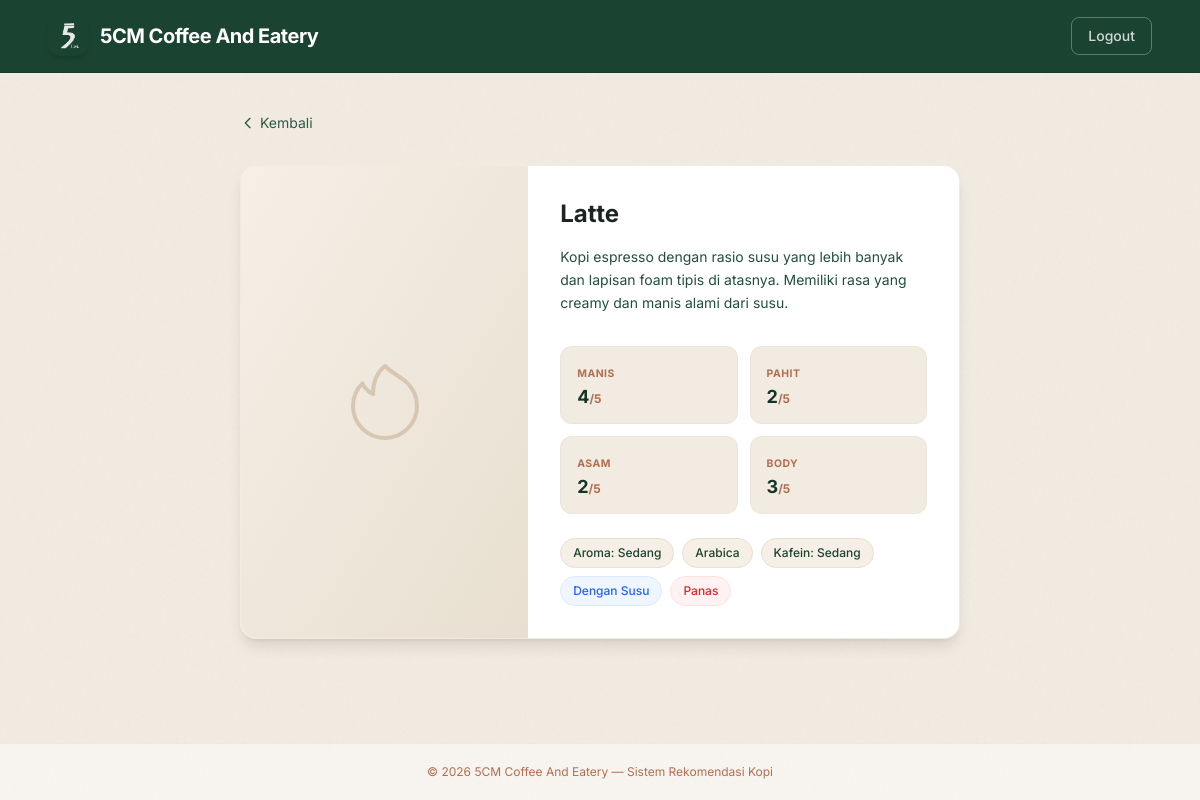
Before: /coffee/1/ (signed in) with the older database file.
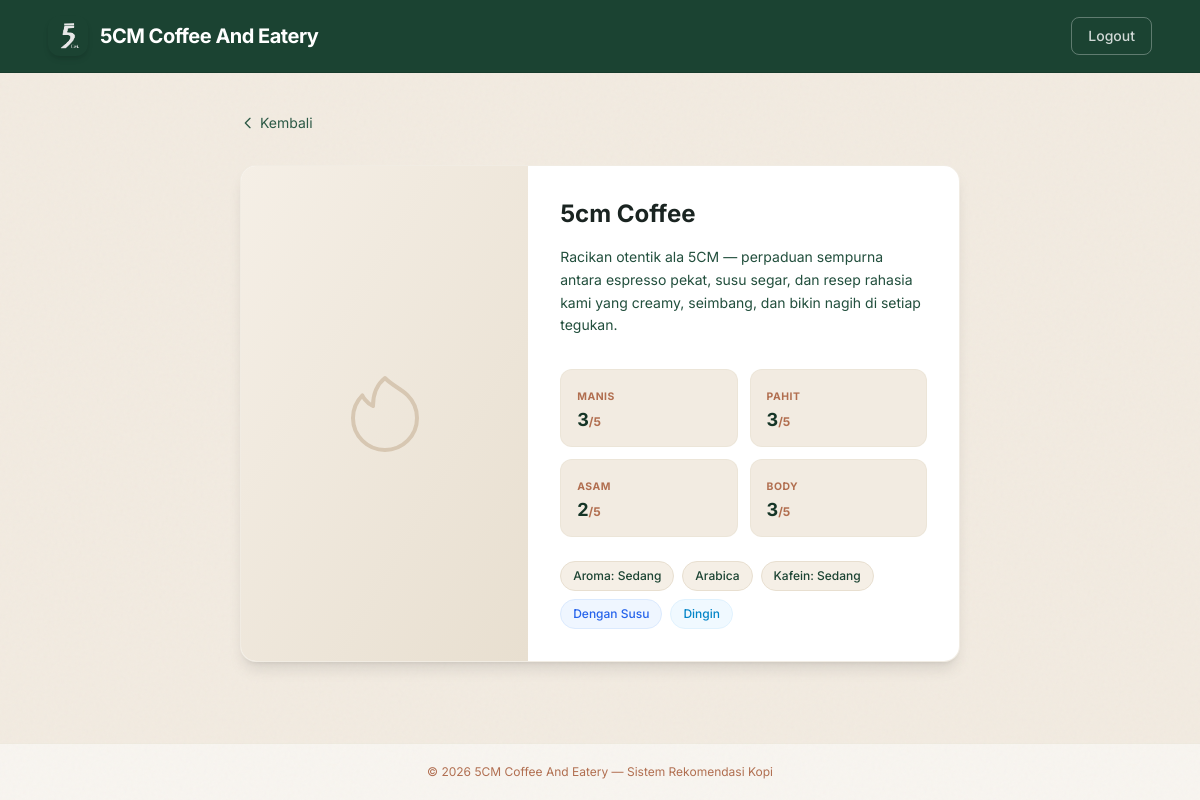
After: the same page with the newer database file.
### recommendation/models.py (models this page shows, shortened)
class MenuKopi(models.Model):
    id_menu = models.AutoField(primary_key=True)
    nama_menu = models.CharField(max_length=100)
    kemanisan = models.IntegerField(help_text="Skala 1-5")
    kepahitan = models.IntegerField(help_text="Skala 1-5")
    keasaman = models.IntegerField(help_text="Skala 1-5")
    body = models.IntegerField(help_text="Skala 1-5")
    aroma = models.IntegerField(help_text="Skala 1-3")
    susu = models.BooleanField(default=False, help_text="0/1")
    suhu = models.BooleanField(default=True, help_text="0=dingin, 1=panas")
    jenis = models.IntegerField(help_text="Kategori")
    kafein = models.IntegerField(help_text="Level")
    description = models.TextField(blank=True, null=True) # Tambahan untuk UI
    image = models.ImageField(upload_to='coffee_images/', blank=True, null=True) # Tambahan untuk UI
    class Meta:
        db_table = 'menu_kopi'
        verbose_name = 'Menu Kopi'
        verbose_name_plural = 'Menu Kopi'

### recommendation/views.py (the view)
# urls.py: path('coffee/<int:pk>/', views.coffee_detail, name='coffee_detail'),
@login_required
def coffee_detail(request, pk):
    menu = get_object_or_404(MenuKopi, pk=pk)
    return render(request, 'recommendation/coffee_detail.html', {'menu': menu})

### recommendation/templates/recommendation/coffee_detail.html (shortened to what the changed rows need)
{% extends 'base.html' %}
{% block content %}
<div class="max-w-3xl mx-auto px-6 py-10 animate-fade-in">
    <div class="bg-white rounded-2xl shadow-lg border border-coffee-100/60 overflow-hidden">
        <div class="flex flex-col md:flex-row">
            <div class="md:w-2/5 aspect-square bg-gradient-to-br from-coffee-50 to-coffee-100 flex items-center justify-center relative overflow-hidden">
                {% if menu.image %}
                    <img src="{{ menu.image.url }}" alt="{{ menu.nama_menu }}" class="w-full h-full object-cover">
                {% else %}
                    <div class="flex flex-col items-center gap-2 text-coffee-200">
                    </div>
                {% endif %}
            </div>
            <div class="md:w-3/5 p-8 flex flex-col justify-center">
                <h2 class="text-2xl font-bold text-coffee-800 mb-4">{{ menu.nama_menu }}</h2>
                <p class="text-sm text-coffee-500 leading-relaxed mb-8">{{ menu.description }}</p>
                <div class="grid grid-cols-2 gap-3">
                    <div class="bg-cream-50 rounded-xl px-4 py-3 border border-coffee-100/50">
                        <span class="text-[0.65rem] font-bold text-coffee-300 uppercase tracking-wider">Manis</span>
                        <div class="text-lg font-bold text-coffee-700">{{ menu.kemanisan }}<span class="text-xs text-coffee-300">/5</span></div>
                    </div>
                    <div class="bg-cream-50 rounded-xl px-4 py-3 border border-coffee-100/50">
                        <span class="text-[0.65rem] font-bold text-coffee-300 uppercase tracking-wider">Pahit</span>
                        <div class="text-lg font-bold text-coffee-700">{{ menu.kepahitan }}<span class="text-xs text-coffee-300">/5</span></div>
                    </div>
                    <div class="bg-cream-50 rounded-xl px-4 py-3 border border-coffee-100/50">
                        <span class="text-[0.65rem] font-bold text-coffee-300 uppercase tracking-wider">Asam</span>
                        <div class="text-lg font-bold text-coffee-700">{{ menu.keasaman }}<span class="text-xs text-coffee-300">/5</span></div>
                    </div>
                    <div class="bg-cream-50 rounded-xl px-4 py-3 border border-coffee-100/50">
                        <span class="text-[0.65rem] font-bold text-coffee-300 uppercase tracking-wider">Body</span>
                        <div class="text-lg font-bold text-coffee-700">{{ menu.body }}<span class="text-xs text-coffee-300">/5</span></div>
                    </div>
                </div>
                <div class="flex flex-wrap gap-2 mt-6">
                    <span class="text-xs bg-coffee-50 text-coffee-600 px-3 py-1.5 rounded-full font-medium border border-coffee-100">
                        Aroma:
                        {% if menu.aroma == 1 %}Ringan{% elif menu.aroma == 2 %}Sedang{% elif menu.aroma == 3 %}Kuat{% else %}{{ menu.aroma }}{% endif %}
                    </span>
                    <span class="text-xs bg-coffee-50 text-coffee-600 px-3 py-1.5 rounded-full font-medium border border-coffee-100">
                        {% if menu.jenis == 1 %}Arabica{% elif menu.jenis == 2 %}Robusta{% elif menu.jenis == 3 %}Blend{% else %}Kategori {{ menu.jenis }}{% endif %}
                    </span>
                    <span class="text-xs bg-coffee-50 text-coffee-600 px-3 py-1.5 rounded-full font-medium border border-coffee-100">
                        Kafein:
                        {% if menu.kafein == 1 %}Rendah{% elif menu.kafein == 2 %}Sedang{% elif menu.kafein == 3 %}Tinggi{% else %}{{ menu.kafein }}{% endif %}
                    </span>
                    {% if menu.susu %}
                    <span class="text-xs bg-blue-50 text-blue-600 px-3 py-1.5 rounded-full font-medium border border-blue-100">Dengan Susu</span>
                    {% endif %}
                    <span class="text-xs {% if menu.suhu %}bg-red-50 text-red-600 border-red-100{% else %}bg-sky-50 text-sky-600 border-sky-100{% endif %} px-3 py-1.5 rounded-full font-medium border">
                        {% if menu.suhu %}Panas{% else %}Dingin{% endif %}
                    </span>
                </div>
            </div>
        </div>
    </div>
</div>
{% endblock %}

Changed rows visible on the page:
changed MenuKopi: nama_menu "Latte" → "5cm Coffee"; description "Kopi espresso dengan rasio susu yang lebih banyak dan lapisan foam tipis di atasnya. Memiliki rasa yang creamy dan manis alami dari susu." → "Racikan otentik ala 5CM — perpaduan sempurna antara espresso pekat, susu segar, dan resep rahasia kami yang creamy, seimbang, dan bikin nagih di setiap tegukan."; kemanisan "4" → "3"; kepahitan "2" → "3"; suhu True → False (drawn)
Other visible differences:
text no longer shown: "Panas"
text now shown: "Dingin"
